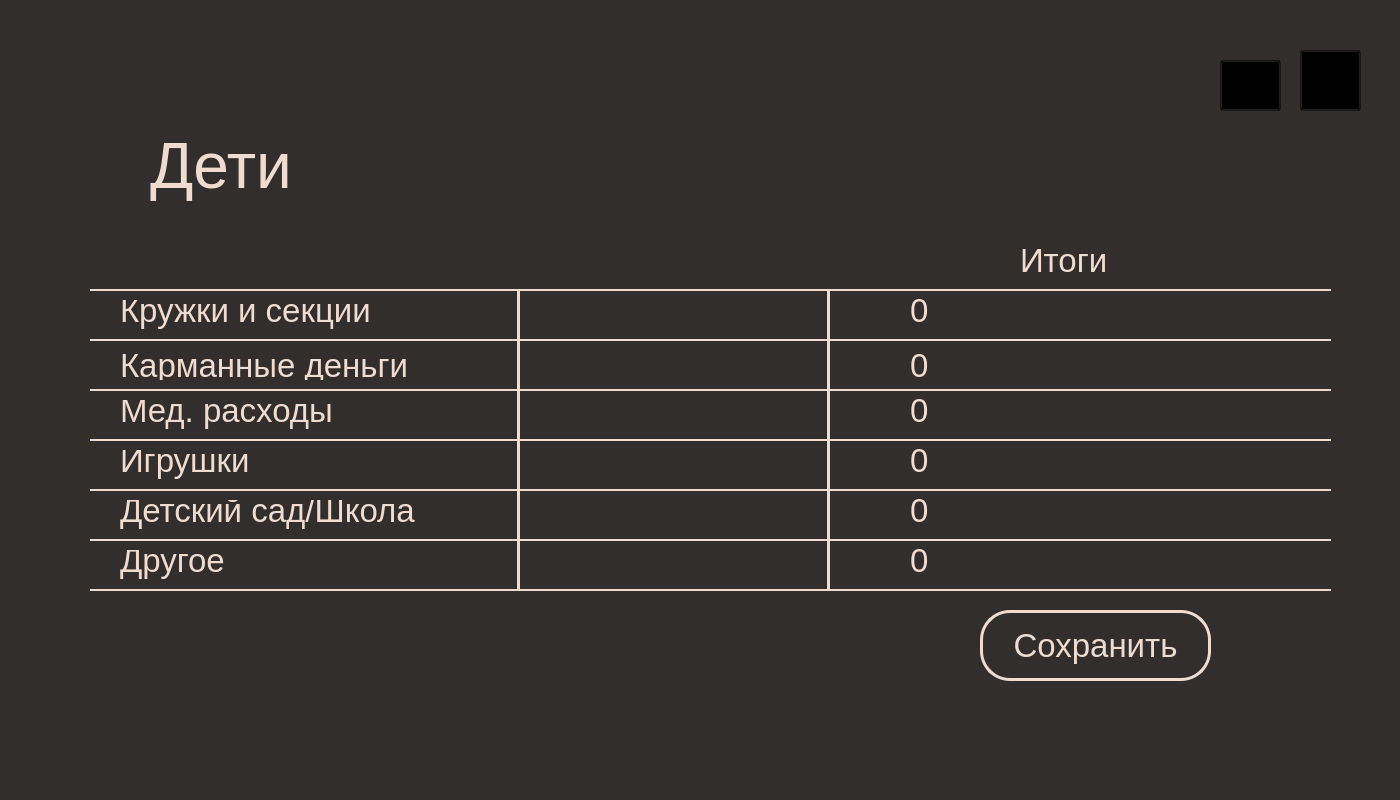
<?xml version="1.0" encoding="UTF-8"?>
<ui version="4.0">
 <class>MainWindow</class>
 <widget class="QMainWindow" name="MainWindow">
  <property name="geometry">
   <rect>
    <x>0</x>
    <y>0</y>
    <width>1400</width>
    <height>800</height>
   </rect>
  </property>
  <property name="windowTitle">
   <string>MainWindow</string>
  </property>
  <widget class="QWidget" name="centralwidget">
   <property name="styleSheet">
    <string notr="true">background-color: #312e2d;</string>
   </property>
   <widget class="QLabel" name="label_15">
    <property name="geometry">
     <rect>
      <x>910</x>
      <y>490</y>
      <width>311</width>
      <height>41</height>
     </rect>
    </property>
    <property name="font">
     <font>
      <pointsize>25</pointsize>
     </font>
    </property>
    <property name="styleSheet">
     <string notr="true">color: #f1dbce; background: transparent;</string>
    </property>
    <property name="text">
     <string>0</string>
    </property>
   </widget>
   <widget class="Line" name="line">
    <property name="geometry">
     <rect>
      <x>510</x>
      <y>290</y>
      <width>16</width>
      <height>301</height>
     </rect>
    </property>
    <property name="styleSheet">
     <string notr="true">color: #f1dbce; background-color: transparent;</string>
    </property>
    <property name="frameShadow">
     <enum>QFrame::Plain</enum>
    </property>
    <property name="lineWidth">
     <number>3</number>
    </property>
    <property name="orientation">
     <enum>Qt::Vertical</enum>
    </property>
   </widget>
   <widget class="QLabel" name="label_9">
    <property name="geometry">
     <rect>
      <x>1300</x>
      <y>50</y>
      <width>71</width>
      <height>61</height>
     </rect>
    </property>
    <property name="text">
     <string/>
    </property>
    <property name="pixmap">
     <pixmap>Pictures/Серый дом.png</pixmap>
    </property>
   </widget>
   <widget class="QLabel" name="label_14">
    <property name="geometry">
     <rect>
      <x>910</x>
      <y>290</y>
      <width>311</width>
      <height>41</height>
     </rect>
    </property>
    <property name="font">
     <font>
      <pointsize>25</pointsize>
     </font>
    </property>
    <property name="styleSheet">
     <string notr="true">color: #f1dbce; background: transparent;</string>
    </property>
    <property name="text">
     <string>0</string>
    </property>
   </widget>
   <widget class="QLabel" name="label_5">
    <property name="geometry">
     <rect>
      <x>120</x>
      <y>440</y>
      <width>401</width>
      <height>41</height>
     </rect>
    </property>
    <property name="font">
     <font>
      <pointsize>25</pointsize>
     </font>
    </property>
    <property name="styleSheet">
     <string notr="true">color: #f1dbce; background-color: transparent;</string>
    </property>
    <property name="text">
     <string>Игрушки</string>
    </property>
   </widget>
   <widget class="QLabel" name="label_7">
    <property name="geometry">
     <rect>
      <x>120</x>
      <y>540</y>
      <width>171</width>
      <height>41</height>
     </rect>
    </property>
    <property name="font">
     <font>
      <pointsize>25</pointsize>
     </font>
    </property>
    <property name="styleSheet">
     <string notr="true">color: #f1dbce; background-color: transparent;</string>
    </property>
    <property name="text">
     <string>Другое</string>
    </property>
   </widget>
   <widget class="Line" name="line_9">
    <property name="geometry">
     <rect>
      <x>820</x>
      <y>290</y>
      <width>16</width>
      <height>301</height>
     </rect>
    </property>
    <property name="styleSheet">
     <string notr="true">color: #f1dbce; background-color: transparent;</string>
    </property>
    <property name="frameShadow">
     <enum>QFrame::Plain</enum>
    </property>
    <property name="lineWidth">
     <number>3</number>
    </property>
    <property name="orientation">
     <enum>Qt::Vertical</enum>
    </property>
   </widget>
   <widget class="QLabel" name="label_10">
    <property name="geometry">
     <rect>
      <x>1220</x>
      <y>60</y>
      <width>61</width>
      <height>51</height>
     </rect>
    </property>
    <property name="text">
     <string/>
    </property>
    <property name="pixmap">
     <pixmap>Pictures/стрелка.png</pixmap>
    </property>
   </widget>
   <widget class="QLineEdit" name="lineEdit_6">
    <property name="geometry">
     <rect>
      <x>530</x>
      <y>540</y>
      <width>281</width>
      <height>41</height>
     </rect>
    </property>
    <property name="font">
     <font>
      <pointsize>20</pointsize>
     </font>
    </property>
    <property name="styleSheet">
     <string notr="true">border: none; background: transparent; color: #f1dbce;</string>
    </property>
    <property name="text">
     <string/>
    </property>
   </widget>
   <widget class="Line" name="line_8">
    <property name="geometry">
     <rect>
      <x>90</x>
      <y>580</y>
      <width>1241</width>
      <height>20</height>
     </rect>
    </property>
    <property name="styleSheet">
     <string notr="true">color: #f1dbce;</string>
    </property>
    <property name="frameShadow">
     <enum>QFrame::Plain</enum>
    </property>
    <property name="lineWidth">
     <number>2</number>
    </property>
    <property name="orientation">
     <enum>Qt::Horizontal</enum>
    </property>
   </widget>
   <widget class="QLineEdit" name="lineEdit_3">
    <property name="geometry">
     <rect>
      <x>530</x>
      <y>400</y>
      <width>281</width>
      <height>41</height>
     </rect>
    </property>
    <property name="font">
     <font>
      <pointsize>20</pointsize>
     </font>
    </property>
    <property name="styleSheet">
     <string notr="true">border: none; background: transparent; color: #f1dbce;</string>
    </property>
    <property name="text">
     <string/>
    </property>
   </widget>
   <widget class="QLabel" name="label_8">
    <property name="geometry">
     <rect>
      <x>1020</x>
      <y>240</y>
      <width>171</width>
      <height>41</height>
     </rect>
    </property>
    <property name="font">
     <font>
      <pointsize>25</pointsize>
     </font>
    </property>
    <property name="styleSheet">
     <string notr="true">color: #f1dbce;</string>
    </property>
    <property name="text">
     <string>Итоги</string>
    </property>
   </widget>
   <widget class="QPushButton" name="pushButton_2">
    <property name="geometry">
     <rect>
      <x>1300</x>
      <y>50</y>
      <width>61</width>
      <height>61</height>
     </rect>
    </property>
    <property name="font">
     <font>
      <pointsize>36</pointsize>
     </font>
    </property>
    <property name="styleSheet">
     <string notr="true">background-color: transparent;</string>
    </property>
    <property name="text">
     <string/>
    </property>
   </widget>
   <widget class="QLabel" name="label_4">
    <property name="geometry">
     <rect>
      <x>120</x>
      <y>390</y>
      <width>301</width>
      <height>41</height>
     </rect>
    </property>
    <property name="font">
     <font>
      <pointsize>25</pointsize>
     </font>
    </property>
    <property name="styleSheet">
     <string notr="true">color: #f1dbce; background-color: transparent;</string>
    </property>
    <property name="text">
     <string>Мед. расходы</string>
    </property>
   </widget>
   <widget class="QLabel" name="label_6">
    <property name="geometry">
     <rect>
      <x>120</x>
      <y>490</y>
      <width>301</width>
      <height>41</height>
     </rect>
    </property>
    <property name="font">
     <font>
      <pointsize>25</pointsize>
     </font>
    </property>
    <property name="styleSheet">
     <string notr="true">color: #f1dbce; background-color: transparent;</string>
    </property>
    <property name="text">
     <string>Детский сад/Школа</string>
    </property>
   </widget>
   <widget class="QLabel" name="label_3">
    <property name="geometry">
     <rect>
      <x>120</x>
      <y>350</y>
      <width>301</width>
      <height>31</height>
     </rect>
    </property>
    <property name="font">
     <font>
      <pointsize>25</pointsize>
     </font>
    </property>
    <property name="styleSheet">
     <string notr="true">color: #f1dbce; background-color: transparent;</string>
    </property>
    <property name="text">
     <string>Карманные деньги</string>
    </property>
   </widget>
   <widget class="QLabel" name="label_12">
    <property name="geometry">
     <rect>
      <x>910</x>
      <y>350</y>
      <width>311</width>
      <height>31</height>
     </rect>
    </property>
    <property name="font">
     <font>
      <pointsize>25</pointsize>
     </font>
    </property>
    <property name="styleSheet">
     <string notr="true">color: #f1dbce; background: transparent;</string>
    </property>
    <property name="text">
     <string>0</string>
    </property>
   </widget>
   <widget class="Line" name="line_6">
    <property name="geometry">
     <rect>
      <x>90</x>
      <y>430</y>
      <width>1241</width>
      <height>20</height>
     </rect>
    </property>
    <property name="styleSheet">
     <string notr="true">color: #f1dbce;</string>
    </property>
    <property name="frameShadow">
     <enum>QFrame::Plain</enum>
    </property>
    <property name="lineWidth">
     <number>2</number>
    </property>
    <property name="orientation">
     <enum>Qt::Horizontal</enum>
    </property>
   </widget>
   <widget class="QLineEdit" name="lineEdit">
    <property name="geometry">
     <rect>
      <x>530</x>
      <y>300</y>
      <width>281</width>
      <height>41</height>
     </rect>
    </property>
    <property name="font">
     <font>
      <pointsize>20</pointsize>
     </font>
    </property>
    <property name="styleSheet">
     <string notr="true">border: none; background: transparent; color: #f1dbce;</string>
    </property>
    <property name="text">
     <string/>
    </property>
   </widget>
   <widget class="Line" name="line_7">
    <property name="geometry">
     <rect>
      <x>90</x>
      <y>480</y>
      <width>1241</width>
      <height>20</height>
     </rect>
    </property>
    <property name="styleSheet">
     <string notr="true">color: #f1dbce;</string>
    </property>
    <property name="frameShadow">
     <enum>QFrame::Plain</enum>
    </property>
    <property name="lineWidth">
     <number>2</number>
    </property>
    <property name="orientation">
     <enum>Qt::Horizontal</enum>
    </property>
   </widget>
   <widget class="QLabel" name="label_13">
    <property name="geometry">
     <rect>
      <x>910</x>
      <y>440</y>
      <width>311</width>
      <height>41</height>
     </rect>
    </property>
    <property name="font">
     <font>
      <pointsize>25</pointsize>
     </font>
    </property>
    <property name="styleSheet">
     <string notr="true">color: #f1dbce; background: transparent;</string>
    </property>
    <property name="text">
     <string>0</string>
    </property>
   </widget>
   <widget class="QLineEdit" name="lineEdit_4">
    <property name="geometry">
     <rect>
      <x>530</x>
      <y>450</y>
      <width>281</width>
      <height>41</height>
     </rect>
    </property>
    <property name="font">
     <font>
      <pointsize>20</pointsize>
     </font>
    </property>
    <property name="styleSheet">
     <string notr="true">border: none; background: transparent; color: #f1dbce;</string>
    </property>
    <property name="text">
     <string/>
    </property>
   </widget>
   <widget class="Line" name="line_4">
    <property name="geometry">
     <rect>
      <x>90</x>
      <y>380</y>
      <width>1241</width>
      <height>20</height>
     </rect>
    </property>
    <property name="styleSheet">
     <string notr="true">color: #f1dbce;</string>
    </property>
    <property name="frameShadow">
     <enum>QFrame::Plain</enum>
    </property>
    <property name="lineWidth">
     <number>2</number>
    </property>
    <property name="orientation">
     <enum>Qt::Horizontal</enum>
    </property>
   </widget>
   <widget class="QLineEdit" name="lineEdit_2">
    <property name="geometry">
     <rect>
      <x>530</x>
      <y>350</y>
      <width>281</width>
      <height>41</height>
     </rect>
    </property>
    <property name="font">
     <font>
      <pointsize>20</pointsize>
     </font>
    </property>
    <property name="styleSheet">
     <string notr="true">border: none; background: transparent; color: #f1dbce;</string>
    </property>
    <property name="text">
     <string/>
    </property>
   </widget>
   <widget class="QLineEdit" name="lineEdit_5">
    <property name="geometry">
     <rect>
      <x>530</x>
      <y>500</y>
      <width>281</width>
      <height>41</height>
     </rect>
    </property>
    <property name="font">
     <font>
      <pointsize>20</pointsize>
     </font>
    </property>
    <property name="styleSheet">
     <string notr="true">border: none; background: transparent; color: #f1dbce;</string>
    </property>
    <property name="text">
     <string/>
    </property>
   </widget>
   <widget class="QLabel" name="label">
    <property name="geometry">
     <rect>
      <x>120</x>
      <y>290</y>
      <width>271</width>
      <height>41</height>
     </rect>
    </property>
    <property name="font">
     <font>
      <pointsize>25</pointsize>
     </font>
    </property>
    <property name="styleSheet">
     <string notr="true">color: #f1dbce; background-color: transparent;</string>
    </property>
    <property name="text">
     <string>Кружки и секции</string>
    </property>
   </widget>
   <widget class="Line" name="line_3">
    <property name="geometry">
     <rect>
      <x>90</x>
      <y>330</y>
      <width>1241</width>
      <height>20</height>
     </rect>
    </property>
    <property name="styleSheet">
     <string notr="true">color: #f1dbce;</string>
    </property>
    <property name="frameShadow">
     <enum>QFrame::Plain</enum>
    </property>
    <property name="lineWidth">
     <number>2</number>
    </property>
    <property name="orientation">
     <enum>Qt::Horizontal</enum>
    </property>
   </widget>
   <widget class="QLabel" name="label_11">
    <property name="geometry">
     <rect>
      <x>910</x>
      <y>540</y>
      <width>311</width>
      <height>41</height>
     </rect>
    </property>
    <property name="font">
     <font>
      <pointsize>25</pointsize>
     </font>
    </property>
    <property name="styleSheet">
     <string notr="true">color: #f1dbce; background: transparent;</string>
    </property>
    <property name="text">
     <string>0</string>
    </property>
   </widget>
   <widget class="QPushButton" name="pushButton">
    <property name="geometry">
     <rect>
      <x>1220</x>
      <y>60</y>
      <width>61</width>
      <height>51</height>
     </rect>
    </property>
    <property name="styleSheet">
     <string notr="true">background-color: transparent;</string>
    </property>
    <property name="text">
     <string/>
    </property>
   </widget>
   <widget class="QLabel" name="label_16">
    <property name="geometry">
     <rect>
      <x>910</x>
      <y>390</y>
      <width>311</width>
      <height>41</height>
     </rect>
    </property>
    <property name="font">
     <font>
      <pointsize>25</pointsize>
     </font>
    </property>
    <property name="styleSheet">
     <string notr="true">color: #f1dbce; background: transparent;</string>
    </property>
    <property name="text">
     <string>0</string>
    </property>
   </widget>
   <widget class="QLabel" name="label_2">
    <property name="geometry">
     <rect>
      <x>150</x>
      <y>130</y>
      <width>711</width>
      <height>71</height>
     </rect>
    </property>
    <property name="font">
     <font>
      <pointsize>48</pointsize>
     </font>
    </property>
    <property name="layoutDirection">
     <enum>Qt::LeftToRight</enum>
    </property>
    <property name="styleSheet">
     <string notr="true">color: #f1dbce;</string>
    </property>
    <property name="text">
     <string>Дети</string>
    </property>
   </widget>
   <widget class="Line" name="line_2">
    <property name="geometry">
     <rect>
      <x>90</x>
      <y>280</y>
      <width>1241</width>
      <height>20</height>
     </rect>
    </property>
    <property name="styleSheet">
     <string notr="true">color: #f1dbce;</string>
    </property>
    <property name="frameShadow">
     <enum>QFrame::Plain</enum>
    </property>
    <property name="lineWidth">
     <number>2</number>
    </property>
    <property name="orientation">
     <enum>Qt::Horizontal</enum>
    </property>
   </widget>
   <widget class="Line" name="line_5">
    <property name="geometry">
     <rect>
      <x>90</x>
      <y>530</y>
      <width>1241</width>
      <height>20</height>
     </rect>
    </property>
    <property name="styleSheet">
     <string notr="true">color: #f1dbce;</string>
    </property>
    <property name="frameShadow">
     <enum>QFrame::Plain</enum>
    </property>
    <property name="lineWidth">
     <number>2</number>
    </property>
    <property name="orientation">
     <enum>Qt::Horizontal</enum>
    </property>
   </widget>
   <widget class="QPushButton" name="pushButton_3">
    <property name="geometry">
     <rect>
      <x>980</x>
      <y>610</y>
      <width>231</width>
      <height>71</height>
     </rect>
    </property>
    <property name="font">
     <font>
      <pointsize>25</pointsize>
     </font>
    </property>
    <property name="styleSheet">
     <string notr="true">QPushButton {
color: #f1dbce;
border: 3px solid #f1dbce;
border-radius: 30;
}
QPushButton:hover {
color: #c6594e;
border: 3px solid #c6594e;
border-radius: 30;
}</string>
    </property>
    <property name="text">
     <string>Сохранить</string>
    </property>
   </widget>
   <zorder>label_9</zorder>
   <zorder>label_5</zorder>
   <zorder>label_7</zorder>
   <zorder>label_10</zorder>
   <zorder>line_8</zorder>
   <zorder>label_8</zorder>
   <zorder>pushButton_2</zorder>
   <zorder>label_4</zorder>
   <zorder>label_6</zorder>
   <zorder>label_3</zorder>
   <zorder>label_12</zorder>
   <zorder>line_6</zorder>
   <zorder>line_7</zorder>
   <zorder>label_13</zorder>
   <zorder>line_4</zorder>
   <zorder>label</zorder>
   <zorder>line_3</zorder>
   <zorder>pushButton</zorder>
   <zorder>label_16</zorder>
   <zorder>label_2</zorder>
   <zorder>line_2</zorder>
   <zorder>line_5</zorder>
   <zorder>line_9</zorder>
   <zorder>line</zorder>
   <zorder>label_14</zorder>
   <zorder>label_11</zorder>
   <zorder>label_15</zorder>
   <zorder>lineEdit_4</zorder>
   <zorder>lineEdit_6</zorder>
   <zorder>lineEdit</zorder>
   <zorder>lineEdit_2</zorder>
   <zorder>lineEdit_5</zorder>
   <zorder>lineEdit_3</zorder>
   <zorder>pushButton_3</zorder>
  </widget>
 </widget>
 <resources/>
 <connections/>
</ui>
